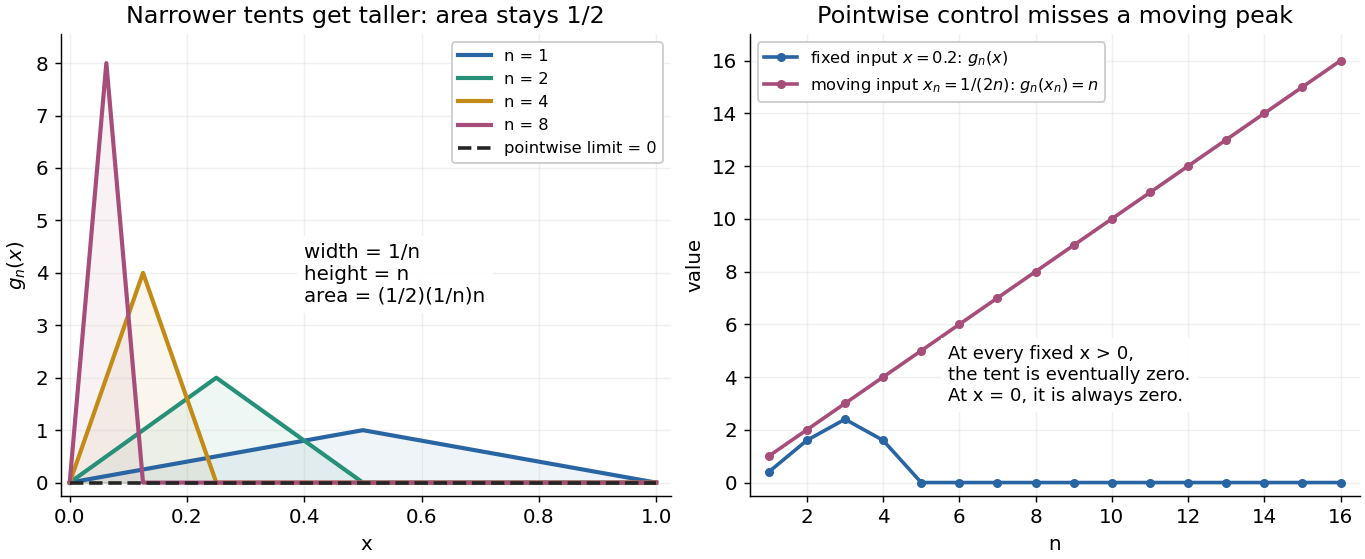

Write the Python code that produced this figure.
"""Plot shrinking continuous tents with fixed integral one half.

Run from the desired output directory; writes convergence-moving-peaks.png.
Dependencies: NumPy and Matplotlib from the root pyproject.toml.
"""
from pathlib import Path

import matplotlib
matplotlib.use("Agg")
import matplotlib.pyplot as plt
import numpy as np


def tent(x, n):
    """Height n, support [0, 1/n], peak at 1/(2*n)."""
    x = np.asarray(x)
    return np.maximum(0, n - 2*n*n*np.abs(x - 1/(2*n)))


def main():
    plt.rcParams.update({"font.size": 11, "axes.spines.top": False,
                         "axes.spines.right": False})
    fig, axes = plt.subplots(1, 2, figsize=(10.5, 4.3), dpi=130,
                             constrained_layout=True)
    fig.patch.set_facecolor("white")
    colors = ["#2964a3", "#279078", "#c28b18", "#a64d79"]
    for n, color in zip((1, 2, 4, 8), colors):
        # Include the vertices exactly: resolution must not miss the peaks.
        x = np.array([0, 1/(2*n), 1/n, 1.0])
        axes[0].plot(x, tent(x, n), lw=2.3, color=color, label=f"n = {n}")
        axes[0].fill_between(x, tent(x, n), color=color, alpha=.07)
    axes[0].plot([0, 1], [0, 0], ls="--", color="#252525", lw=2,
                 label="pointwise limit = 0")
    axes[0].set(xlim=(-.015, 1.025), ylim=(-.25, 8.55), xlabel="x",
                ylabel=r"$g_n(x)$", title="Narrower tents get taller: area stays 1/2")
    axes[0].legend(loc="upper right", fontsize=9, framealpha=1)
    axes[0].text(.40, 3.45, "width = 1/n\nheight = n\narea = (1/2)(1/n)n", fontsize=11,
                 bbox={"facecolor": "white", "edgecolor": "none", "alpha": .95})

    n = np.arange(1, 17)
    axes[1].plot(n, tent(.2, n), "o-", lw=2, ms=4, color="#2964a3",
                 label=r"fixed input $x=0.2$: $g_n(x)$")
    axes[1].plot(n, tent(1/(2*n), n), "o-", lw=2, ms=4, color="#a64d79",
                 label=r"moving input $x_n=1/(2n)$: $g_n(x_n)=n$")
    axes[1].set(xlim=(.5, 16.5), ylim=(-.5, 17), xlabel="n", ylabel="value",
                title="Pointwise control misses a moving peak")
    axes[1].legend(loc="upper left", fontsize=9, framealpha=1)
    axes[1].text(5.7, 3.1, "At every fixed x > 0,\nthe tent is eventually zero.\nAt x = 0, it is always zero.",
                 fontsize=10, bbox={"facecolor": "white", "edgecolor": "none", "alpha": .95})
    for ax in axes:
        ax.set_facecolor("white")
        ax.grid(alpha=.18)
    fig.savefig(Path.cwd() / "convergence-moving-peaks.png",
                facecolor="white", transparent=False)
    plt.close(fig)


if __name__ == "__main__":
    main()
